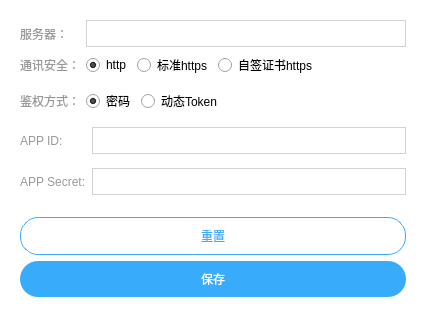
<?xml version="1.0" encoding="UTF-8"?>
<ui version="4.0">
 <class>DlgLoginSet</class>
 <widget class="QDialog" name="DlgLoginSet">
  <property name="geometry">
   <rect>
    <x>0</x>
    <y>0</y>
    <width>426</width>
    <height>317</height>
   </rect>
  </property>
  <property name="windowTitle">
   <string>登录设置</string>
  </property>
  <property name="styleSheet">
   <string notr="true">#clientWdiget{
	background: white;
}

#clientWdiget QLabel{
	color: rgb(153,153,153);
}

#clientWdiget QPushButton{
	min-height:36px;
	max-height:36px;
	border-radius: 18px;
}

#clientWdiget QLineEdit,#clientWdiget QPlainTextEdit{
	background: transparent;
	border: 1px solid rgb(211,211,211);
}

#clientWdiget QLineEdit{
	min-height:25px;
	max-height:25px;
}

#btnReset{
	border: 1px solid rgb(57,171,251);
	color:  rgb(57,171,251);
	background: transparent;
}
#btnReset:hover,#btnReset:pressed{
	background: rgb(57,171,251);
	color:white;
}
#btnSave{
	background: rgb(57,171,251);
	color:white;
}
#btnSave:hover,#btnSave:pressed{
	background: rgb(5,117,197);

}
</string>
  </property>
  <layout class="QVBoxLayout" name="verticalLayout_2">
   <property name="spacing">
    <number>0</number>
   </property>
   <property name="leftMargin">
    <number>0</number>
   </property>
   <property name="topMargin">
    <number>0</number>
   </property>
   <property name="rightMargin">
    <number>0</number>
   </property>
   <property name="bottomMargin">
    <number>0</number>
   </property>
   <item>
    <widget class="QWidget" name="clientWdiget" native="true">
     <layout class="QGridLayout" name="gridLayout_2">
      <property name="leftMargin">
       <number>20</number>
      </property>
      <property name="topMargin">
       <number>20</number>
      </property>
      <property name="rightMargin">
       <number>20</number>
      </property>
      <property name="bottomMargin">
       <number>20</number>
      </property>
      <item row="9" column="0" colspan="2">
       <widget class="QPushButton" name="btnSave">
        <property name="text">
         <string>保存</string>
        </property>
       </widget>
      </item>
      <item row="3" column="1">
       <widget class="QWidget" name="widget_2" native="true">
        <layout class="QHBoxLayout" name="horizontalLayout_2">
         <property name="leftMargin">
          <number>0</number>
         </property>
         <property name="topMargin">
          <number>0</number>
         </property>
         <property name="rightMargin">
          <number>0</number>
         </property>
         <property name="bottomMargin">
          <number>0</number>
         </property>
         <item>
          <widget class="QRadioButton" name="rbPassword">
           <property name="text">
            <string>密码</string>
           </property>
           <property name="checked">
            <bool>true</bool>
           </property>
          </widget>
         </item>
         <item>
          <widget class="QRadioButton" name="rbToken">
           <property name="text">
            <string>动态Token</string>
           </property>
          </widget>
         </item>
         <item>
          <spacer name="horizontalSpacer">
           <property name="orientation">
            <enum>Qt::Horizontal</enum>
           </property>
           <property name="sizeHint" stdset="0">
            <size>
             <width>40</width>
             <height>20</height>
            </size>
           </property>
          </spacer>
         </item>
        </layout>
       </widget>
      </item>
      <item row="1" column="1">
       <widget class="QWidget" name="widget" native="true">
        <layout class="QHBoxLayout" name="horizontalLayout">
         <property name="leftMargin">
          <number>0</number>
         </property>
         <property name="topMargin">
          <number>0</number>
         </property>
         <property name="rightMargin">
          <number>0</number>
         </property>
         <property name="bottomMargin">
          <number>0</number>
         </property>
         <item>
          <widget class="QRadioButton" name="rbHttp">
           <property name="text">
            <string>http</string>
           </property>
           <property name="checked">
            <bool>true</bool>
           </property>
          </widget>
         </item>
         <item>
          <widget class="QRadioButton" name="rbHttps">
           <property name="text">
            <string>标准https</string>
           </property>
          </widget>
         </item>
         <item>
          <widget class="QRadioButton" name="rbHttps2">
           <property name="text">
            <string>自签证书https</string>
           </property>
          </widget>
         </item>
         <item>
          <spacer name="horizontalSpacer_2">
           <property name="orientation">
            <enum>Qt::Horizontal</enum>
           </property>
           <property name="sizeHint" stdset="0">
            <size>
             <width>40</width>
             <height>20</height>
            </size>
           </property>
          </spacer>
         </item>
        </layout>
       </widget>
      </item>
      <item row="3" column="0">
       <widget class="QLabel" name="label_3">
        <property name="text">
         <string>鉴权方式：</string>
        </property>
       </widget>
      </item>
      <item row="0" column="0">
       <widget class="QLabel" name="label_0">
        <property name="text">
         <string>服务器：</string>
        </property>
       </widget>
      </item>
      <item row="0" column="1">
       <widget class="QLineEdit" name="editServer"/>
      </item>
      <item row="1" column="0">
       <widget class="QLabel" name="label_2">
        <property name="text">
         <string>通讯安全：</string>
        </property>
       </widget>
      </item>
      <item row="6" column="0" colspan="2">
       <widget class="QStackedWidget" name="stackedWidget">
        <property name="currentIndex">
         <number>0</number>
        </property>
        <widget class="QWidget" name="page">
         <layout class="QGridLayout" name="gridLayout">
          <property name="leftMargin">
           <number>0</number>
          </property>
          <property name="topMargin">
           <number>0</number>
          </property>
          <property name="rightMargin">
           <number>0</number>
          </property>
          <property name="bottomMargin">
           <number>0</number>
          </property>
          <item row="0" column="1">
           <widget class="QLineEdit" name="editAppID">
            <property name="text">
             <string/>
            </property>
           </widget>
          </item>
          <item row="1" column="0">
           <widget class="QLabel" name="label_5">
            <property name="text">
             <string>APP Secret:</string>
            </property>
           </widget>
          </item>
          <item row="1" column="1">
           <widget class="QLineEdit" name="editAppSecret">
            <property name="echoMode">
             <enum>QLineEdit::Password</enum>
            </property>
           </widget>
          </item>
          <item row="0" column="0">
           <widget class="QLabel" name="label_4">
            <property name="text">
             <string>APP ID:</string>
            </property>
           </widget>
          </item>
         </layout>
        </widget>
        <widget class="QWidget" name="page_2">
         <layout class="QHBoxLayout" name="horizontalLayout_4">
          <property name="leftMargin">
           <number>0</number>
          </property>
          <property name="topMargin">
           <number>0</number>
          </property>
          <property name="rightMargin">
           <number>0</number>
          </property>
          <property name="bottomMargin">
           <number>0</number>
          </property>
          <item>
           <widget class="QLabel" name="label_6">
            <property name="text">
             <string>动态Token：</string>
            </property>
            <property name="alignment">
             <set>Qt::AlignLeading|Qt::AlignLeft|Qt::AlignVCenter</set>
            </property>
           </widget>
          </item>
          <item>
           <widget class="QPlainTextEdit" name="editToken"/>
          </item>
         </layout>
        </widget>
       </widget>
      </item>
      <item row="8" column="0" colspan="2">
       <widget class="QPushButton" name="btnReset">
        <property name="text">
         <string>重置</string>
        </property>
       </widget>
      </item>
      <item row="7" column="0">
       <widget class="QWidget" name="widget_4" native="true">
        <layout class="QHBoxLayout" name="horizontalLayout_5">
         <property name="leftMargin">
          <number>0</number>
         </property>
         <property name="topMargin">
          <number>0</number>
         </property>
         <property name="rightMargin">
          <number>0</number>
         </property>
         <property name="bottomMargin">
          <number>0</number>
         </property>
        </layout>
       </widget>
      </item>
      <item row="2" column="0">
       <widget class="QWidget" name="widget_3" native="true">
        <layout class="QHBoxLayout" name="horizontalLayout_3">
         <property name="leftMargin">
          <number>0</number>
         </property>
         <property name="topMargin">
          <number>0</number>
         </property>
         <property name="rightMargin">
          <number>0</number>
         </property>
         <property name="bottomMargin">
          <number>0</number>
         </property>
        </layout>
       </widget>
      </item>
     </layout>
    </widget>
   </item>
  </layout>
 </widget>
 <layoutdefault spacing="6" margin="11"/>
 <resources/>
 <connections/>
</ui>
